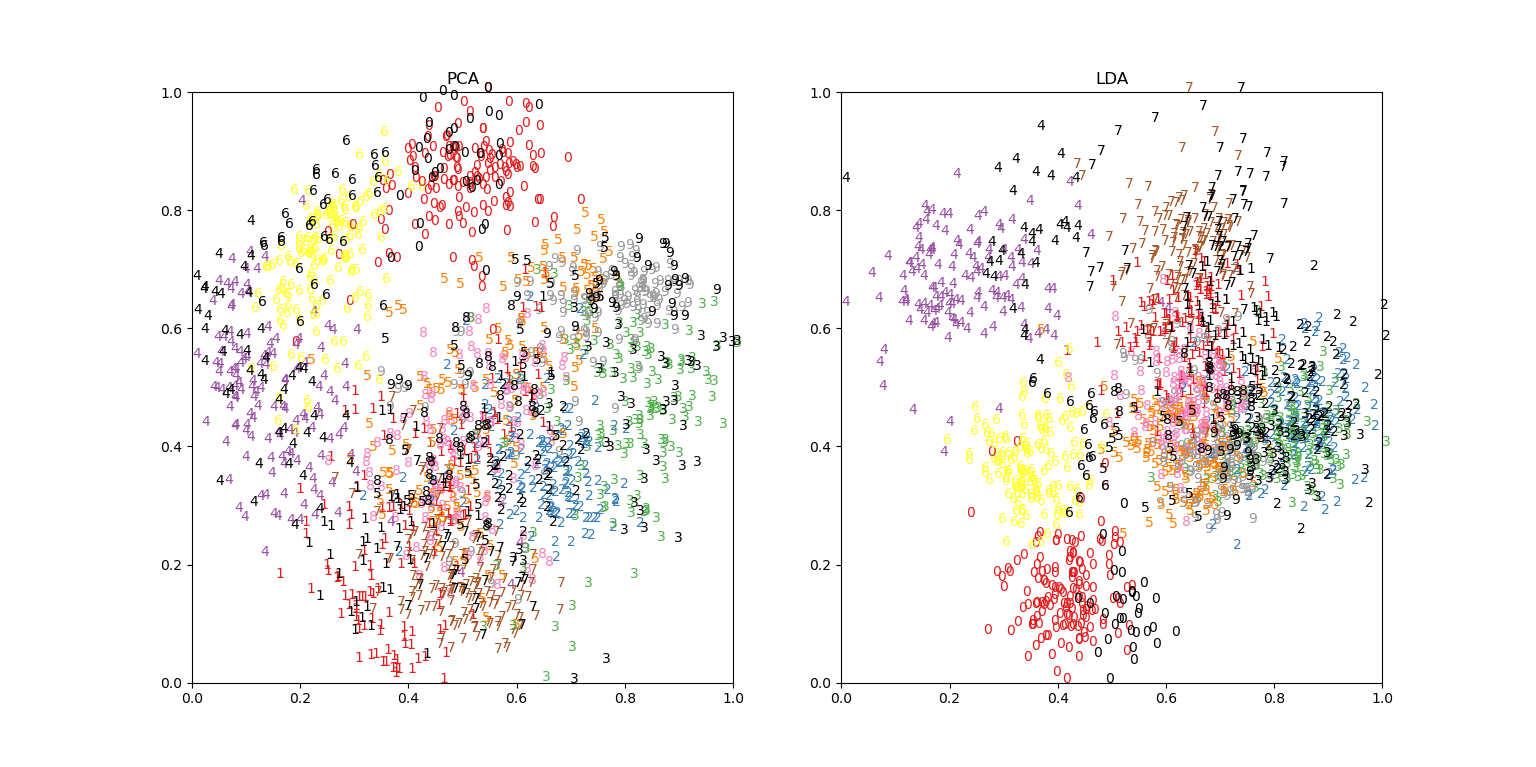

Reproduce this figure in Python.
import numpy as np
from sklearn.datasets import load_digits
from sklearn.decomposition import PCA
from sklearn.discriminant_analysis import LinearDiscriminantAnalysis
from sklearn.model_selection import train_test_split
from matplotlib import pyplot as plt
from sklearn.neighbors import KNeighborsClassifier


def bzh(data):  # 归一化
    x_max = np.max(data, axis=0)
    x_min = np.min(data, axis=0)
    xinx = (data-x_min)/(x_max-x_min)
    return xinx


digits = load_digits()
X_train, X_test, y_train, y_test = train_test_split(digits.data, digits.target, test_size=0.2, random_state=22)

pca = PCA(n_components=2).fit(X_train)
X_train_pca = pca.transform(X_train)
X_train_pca = bzh(X_train_pca)
X_test_pca = pca.transform(X_test)
X_test_pca = bzh(X_test_pca)
knn = KNeighborsClassifier()
knn.fit(X_train_pca, y_train)
y_sample_pca = knn.predict(X_test_pca)

lda = LinearDiscriminantAnalysis(n_components=2).fit(X_train, y_train)
X_train_lda = lda.transform(X_train)
X_train_lda = bzh(X_train_lda)
X_test_lda = lda.transform(X_test)
X_test_lda = bzh(X_test_lda)
knn = KNeighborsClassifier()
knn.fit(X_train_lda, y_train)
y_sample_lda = knn.predict(X_test_lda)

# 画图
figure = plt.figure()
ax1 = figure.add_subplot(1, 2, 1)
ax2 = figure.add_subplot(1, 2, 2)
for i in range(1437):
    # fontdict={'weight': 'bold', 'size': 9} 调整字体粗细
    ax1.text(X_train_pca[i, 0], X_train_pca[i, 1], str(y_train[i]), color=plt.cm.Set1(y_train[i]/10.))
    ax2.text(X_train_lda[i, 0], X_train_lda[i, 1], str(y_train[i]), color=plt.cm.Set1(y_train[i]/10.))
for j in range(360):
    ax1.text(X_test_pca[j, 0], X_test_pca[j, 1], str(y_sample_pca[j]))
    ax2.text(X_test_lda[j, 0], X_test_lda[j, 1], str(y_sample_lda[j]))

ax1.set_title("PCA")
ax2.set_title("LDA")

plt.show()
